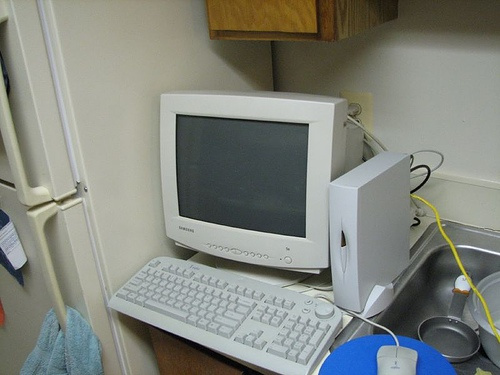
#> input picture Topic/001_read_show/test.jpg, 500 x 375 px, found by its file name
$ python 043_Triangle.py
#> lines starting #> are read from the running program, lines starting #| are printed output that depends on the picture; after the words box and inside, x2 and y2 are one past the last pixel; in counts of white or black regions, pixels touching at a corner belong together
import cv2 as cv
import numpy as np

#
src = cv.imread("H:\\OpenCV_Learning\\test.jpg")
#> src is the input picture: shape (375, 500, 3); mean B, G, R 126.1, 133.4, 130.1
cv.namedWindow("input", cv.WINDOW_AUTOSIZE)
cv.imshow("input", src)
h, w = src.shape[:2]
#> h = 375; w = 500


# 自动阈值分割 TRIANGLE
gray = cv.cvtColor(src, cv.COLOR_BGR2GRAY)
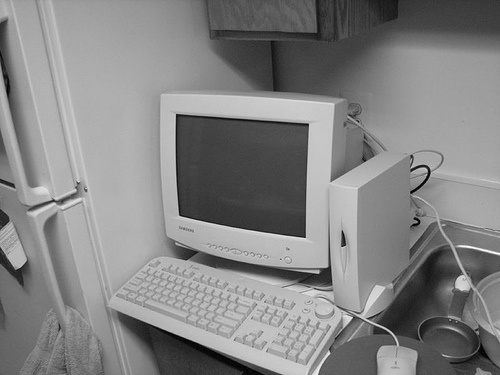
#> gray: shape (375, 500); min 0, max 254, mean 131.6
ret, binary = cv.threshold(gray, 0, 255, cv.THRESH_BINARY | cv.THRESH_TRIANGLE)
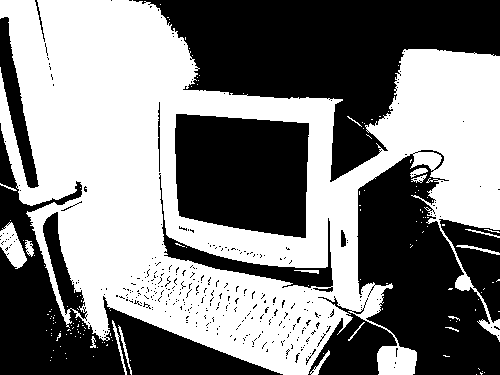
#> binary: shape (375, 500); 50.7% white; 364 black regions (351 under 20 px), largest, box (x1, y1, x2, y2) and area: (133, 0, 500, 182) 29404, (0, 123, 283, 375) 18191, (357, 150, 500, 375) 18115
#> ret = 144
print("ret :", ret)
#| ret : 144.0
cv.imshow("binary", binary)

result = np.zeros([h, w*2, 3], dtype=src.dtype)
result[0:h,0:w,:] = src
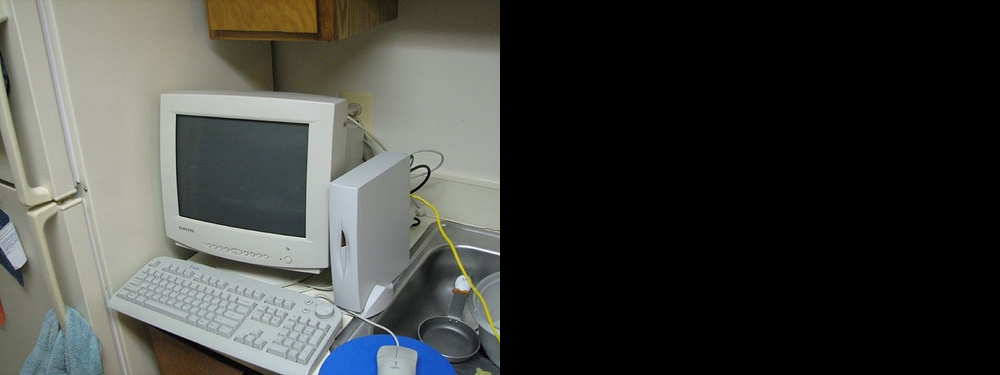
#> result: shape (375, 1000, 3); mean B, G, R 63, 66.7, 65
result[0:h,w:2*w,:] = cv.cvtColor(binary, cv.COLOR_GRAY2BGR)
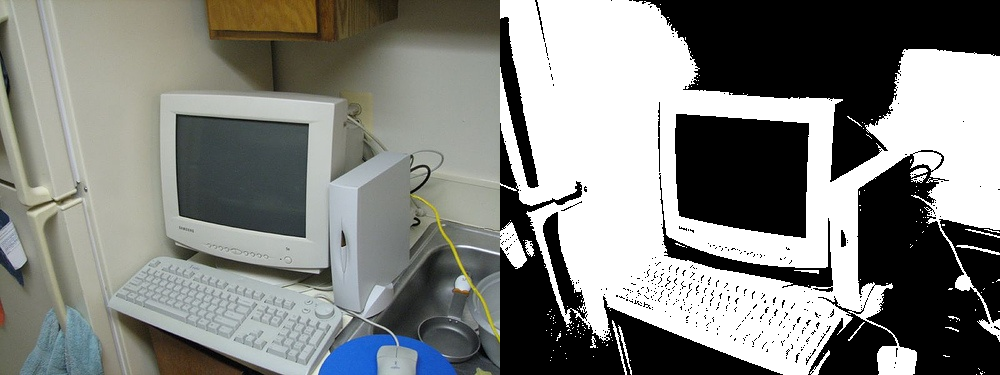
#> result: shape (375, 1000, 3); mean B, G, R 127.7, 131.4, 129.7
cv.putText(result, "input", (10, 30), cv.FONT_ITALIC, 1.0, (0, 0, 255), 2)
cv.putText(result, "binary, threshold = " + str(ret), (w+10, 30), cv.FONT_ITALIC, 1.0, (0, 0, 255), 2)
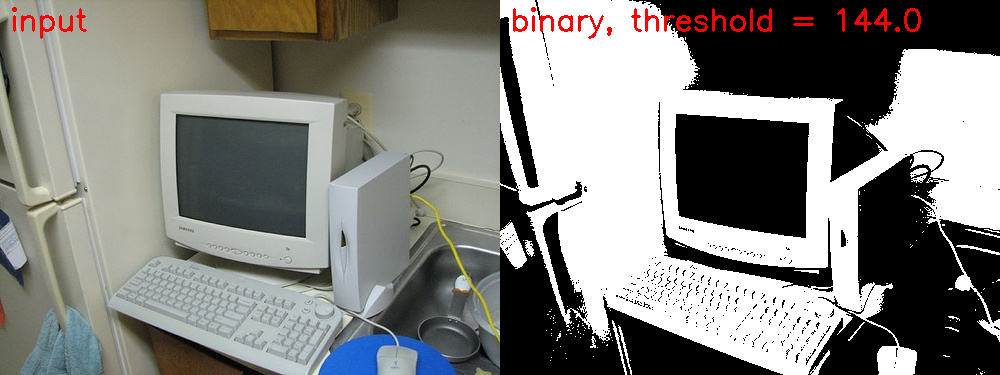
#> result: shape (375, 1000, 3); mean B, G, R 126.8, 130.5, 130.8
cv.imshow("result", result)
cv.imwrite("D:/binary_result.png", result)

cv.waitKey(0)
cv.destroyAllWindows()
